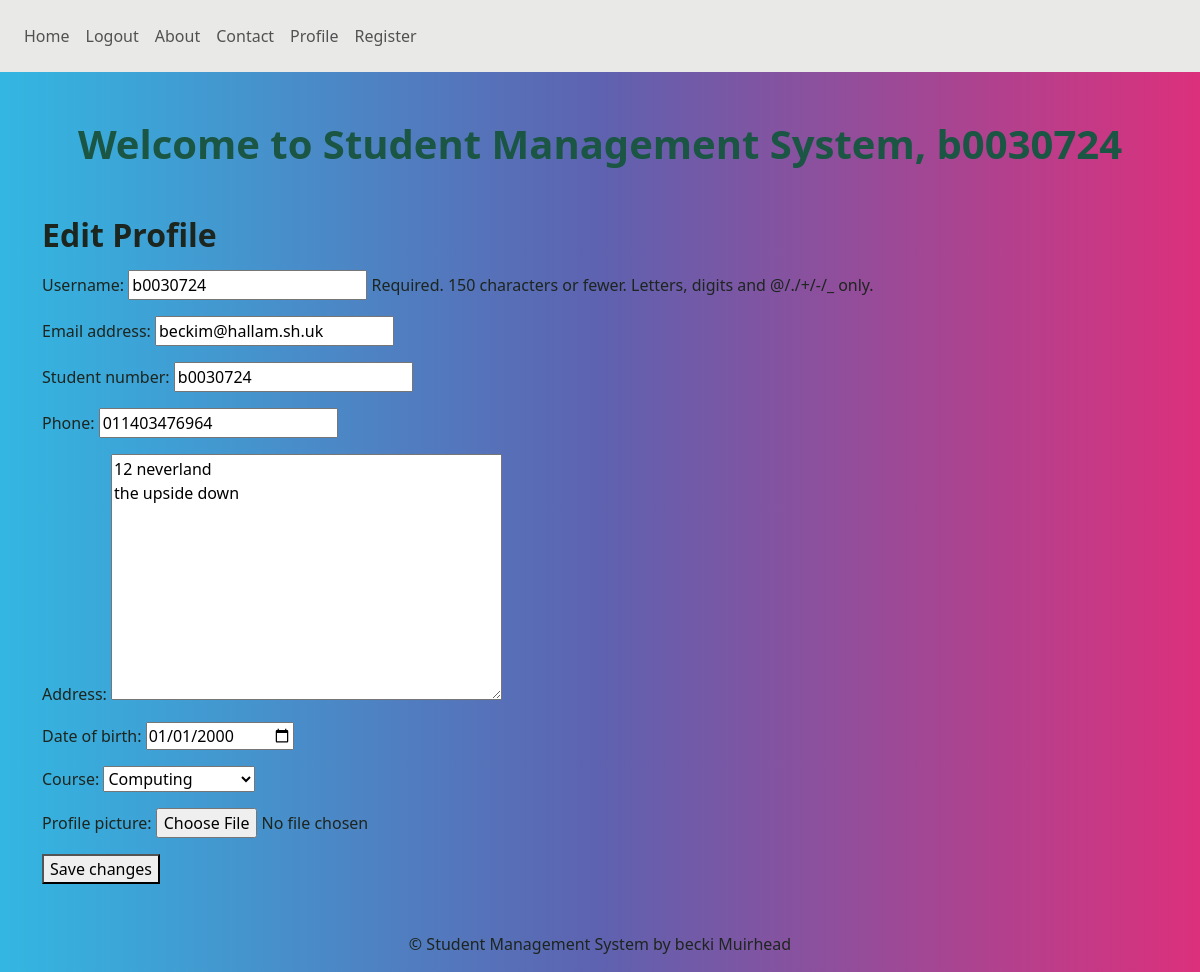
/students/edit-profile/ (signed in), run on an earlier commit of the app's database.
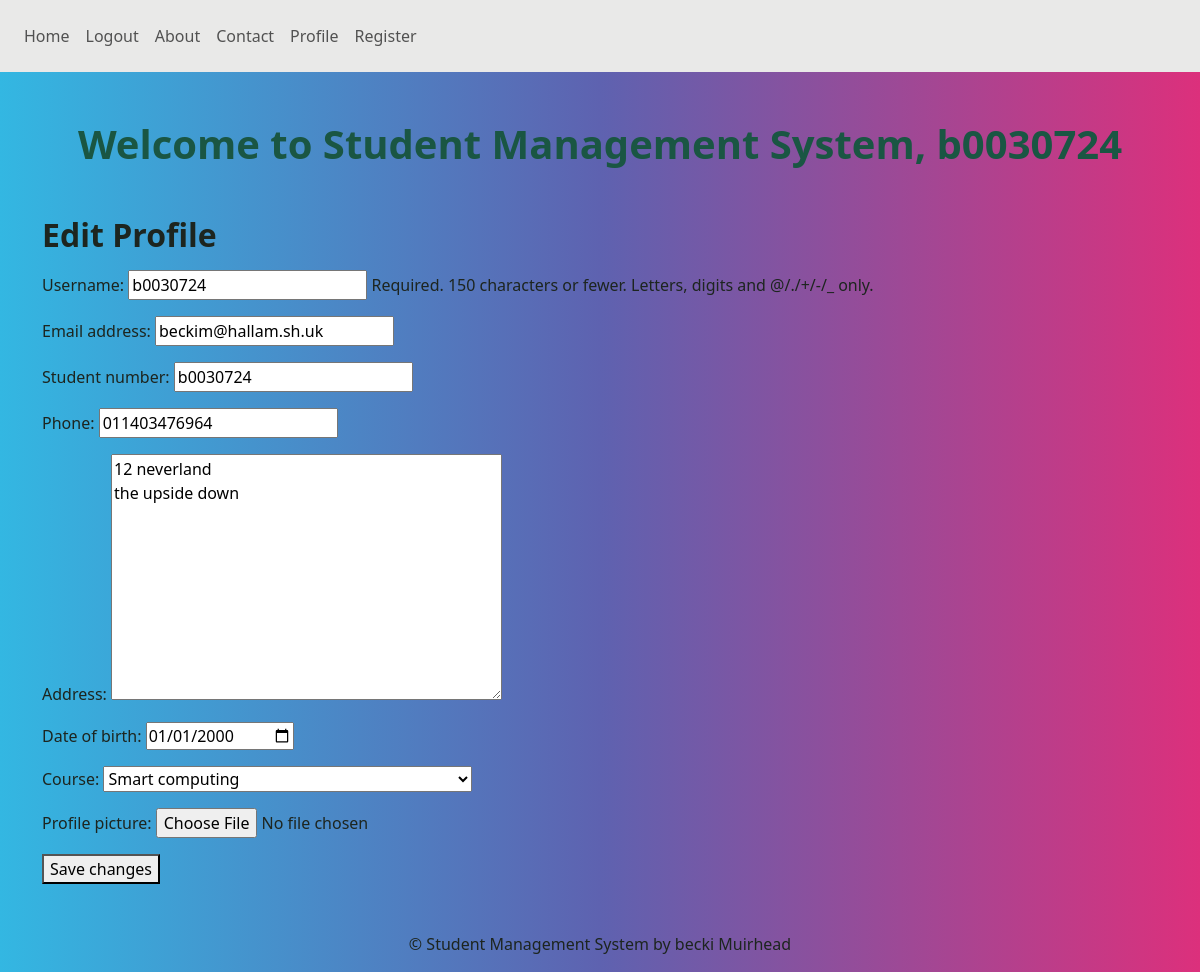
And on a later commit of the database.
### students/models.py (models this page shows, shortened)
class Student(models.Model):
    user = models.OneToOneField(settings.AUTH_USER_MODEL, on_delete=models.CASCADE)
    student_number = models.CharField(max_length=10)
    first_name = models.CharField(max_length=50)
    last_name = models.CharField(max_length=50)
    age = models.IntegerField()
    email = models.EmailField(max_length=100)
    phone = models.CharField(max_length=15)
    address = models.TextField()
    date_of_birth = models.DateField(default='2000-01-01')
    course = models.ForeignKey(Course, on_delete=models.CASCADE)  # Reference to Course
    profile_picture = models.ImageField(upload_to='profile_pics/', blank=True, null=True)
    @property
    def age(self):
        today = date.today()
        return today.year - self.date_of_birth.year - ((today.month, today.day) < (self.date_of_birth.month, self.date_of_birth.day))

### students/views.py (the view)
# urls.py: path('edit-profile/', views.edit_profile, name='edit_profile'),
@login_required
def edit_profile(request):
    user = request.user
    try:
        student = user.student
    except Student.DoesNotExist:
        messages.error(request, 'Student profile not found.')
        return redirect('students:home')
    if request.method == 'POST':
        user_form = UserForm(request.POST, instance=user)
        student_form = StudentForm(request.POST, instance=student)
        if user_form.is_valid() and student_form.is_valid():
            user_form.save()
            student_form.save()
            return redirect('students:profile')
    else:
        user_form = UserForm(instance=user)
        student_form = StudentForm(instance=student)
    return render(request, 'students/edit_profile.html', {
        'user_form': user_form,
        'student_form': student_form
    })

### students/forms.py (shortened to what this page needs)
class UserForm(forms.ModelForm):
    class Meta:
        model = User
        fields = ['username', 'email']

class StudentForm(forms.ModelForm):
    class Meta:
        model = Student
        fields = ['student_number', 'phone', 'address', 'date_of_birth', 'course', 'profile_picture']
        widgets = {
            'date_of_birth': forms.DateInput(attrs={'type': 'date'}),
        }

### students/models.py (called while the page is built)
    def __str__(self):
        return self.name

### students/templates/students/edit_profile.html (shortened to what this page needs)
{% extends "base.html" %}
{% block content %}
  <h2>Edit Profile</h2>
  <form method="POST">
    {{ user_form.as_p }}
    {{ student_form.as_p }}
    <button type="submit">Save changes</button>
  </form>
{% endblock %}

What changed in the data, as far as the page shows it:
changed Student "12 neverland the upside down": course "Computing" → "Smart computing"
